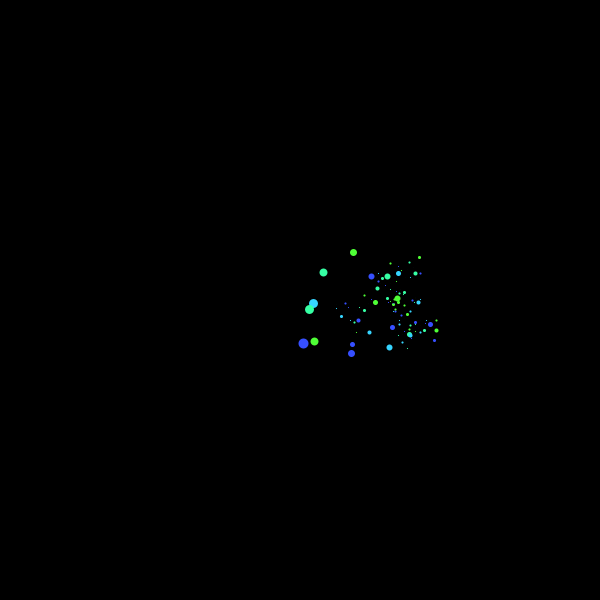
Frame 1 (no input)
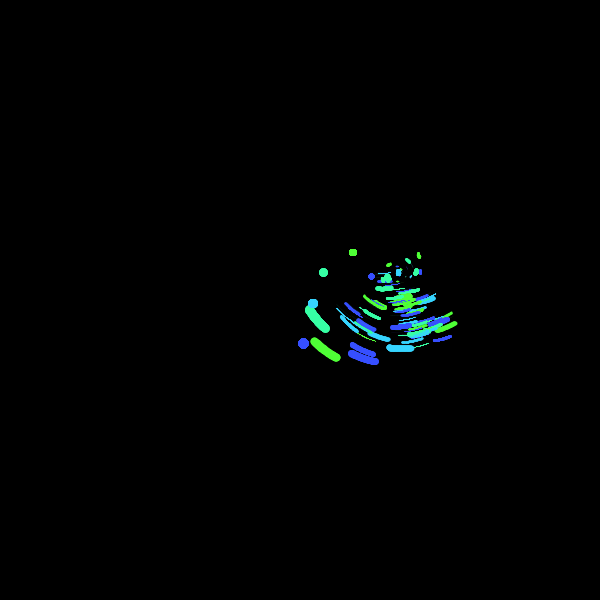
Frame 60 (the mouse pressed at the canvas centre just before this capture)
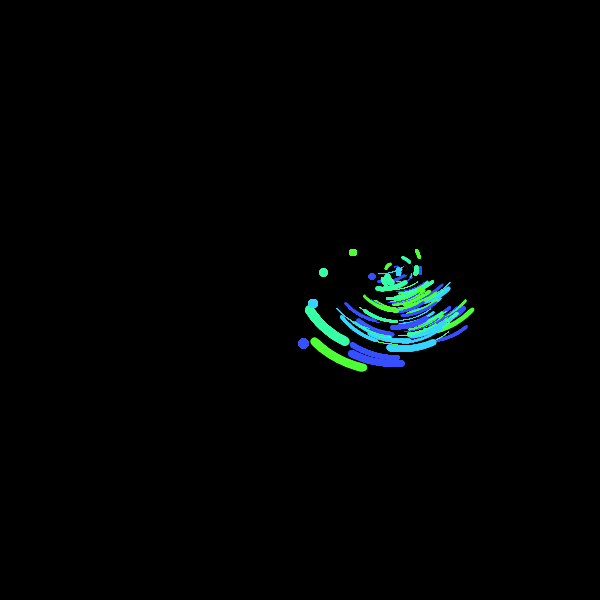
Frame 120 (the mouse held since frame 60 and released just before this capture)

The Processing sketch that drew these frames (run headless with seeded random() and noise(); from frame 60 on, the mouse is pressed at the canvas centre):

// Processing sketch: generative_art_j036
// ── generative_art_j036.pde
int maxLevel = 10;
int maxChildCount = 3;

int gid;
int nb = 12;
Planet topPlanet;
float alpha;
float hue;

void setup() {
  size(600, 600);
  pixelDensity(2);
  frameRate(200);
  colorMode(HSB, 255);
  boot();
}

void draw() {
  translate(width/2, height/2);
  movePlanet(topPlanet);
  
  alpha -= 0.09;
  if (alpha < 0) {
    save("art" + nb + ".jpg");
    nb++;
    if (nb > 19) exit();
    boot();
  }
}

void boot() {
  background(0, 0, 0);
  gid = 0;
  hue = random(255);
  alpha = 255;
  topPlanet = new Planet(maxLevel);
  if (gid < 120)
    boot();
}

void movePlanet(Planet p) {
  p.rot += p.rotRate * map(p.level, 0, maxLevel, 1, 0.1);
  rotate(p.rot);
  translate(p.len, 0);
  
  /**if (p.id % 4 == 0) 
    stroke(hue, 200, 255, alpha);
  else if (p.id % 3 == alpha)
    stroke((hue + 40) % 255, 200, 255, alpha);
  else if (p.id % 2 == 0)
    stroke((hue + 127) % 255, 200, 255, alpha);
  else
    stroke((hue + 167) % 255, 200, 255, alpha);**/
    stroke(map(p.id % 4, 0, 3, hue, (hue + 170) % 255), 200, 255, alpha);
    
  float thickness = map(p.level, 0, maxLevel, 0.1, 5);
  float mult = map(alpha, 0, 255, 0, 2);
  strokeWeight(thickness * mult);
  point(0, 0);
  if (p.children.size() > 0) {
    for (int i = 0; i < p.children.size(); i++) {
      movePlanet(p.children.get(i));
    }
  }
}

// ── Planet.pde
class Planet {
  int id;
  int level;
  float len;
  float rotRate;
  float rot;
  ArrayList<Planet> children;
  Planet(int l) {
    id = gid;
    gid++;
    level = l;
    len = map(level, 0, maxLevel, 5, 50) * random(0.75, 1.25);
    rotRate = random(-0.0009, 0.0009);
    rot = random(TWO_PI);
    children = new ArrayList<Planet>();
    if (level > 0) {
      int childCount = int(random(1, maxChildCount));
      for (int i = 0; i < childCount; i++) {
        children.add(new Planet(level - 1));
      }
    }
  }
}
